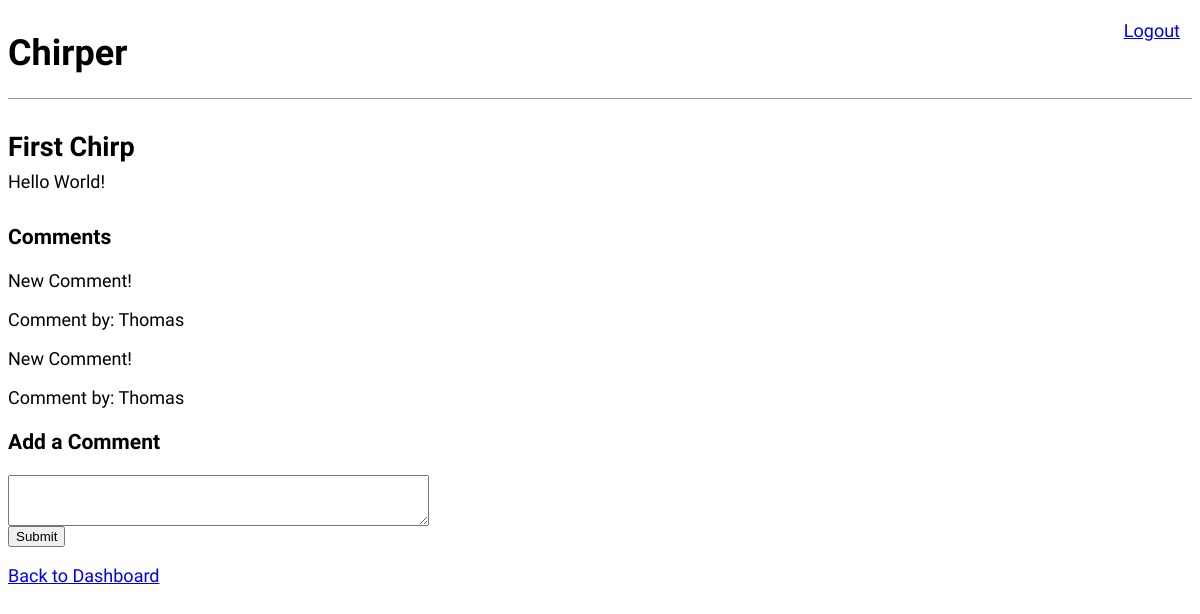
/post/1/, run on an earlier commit of the app's database.
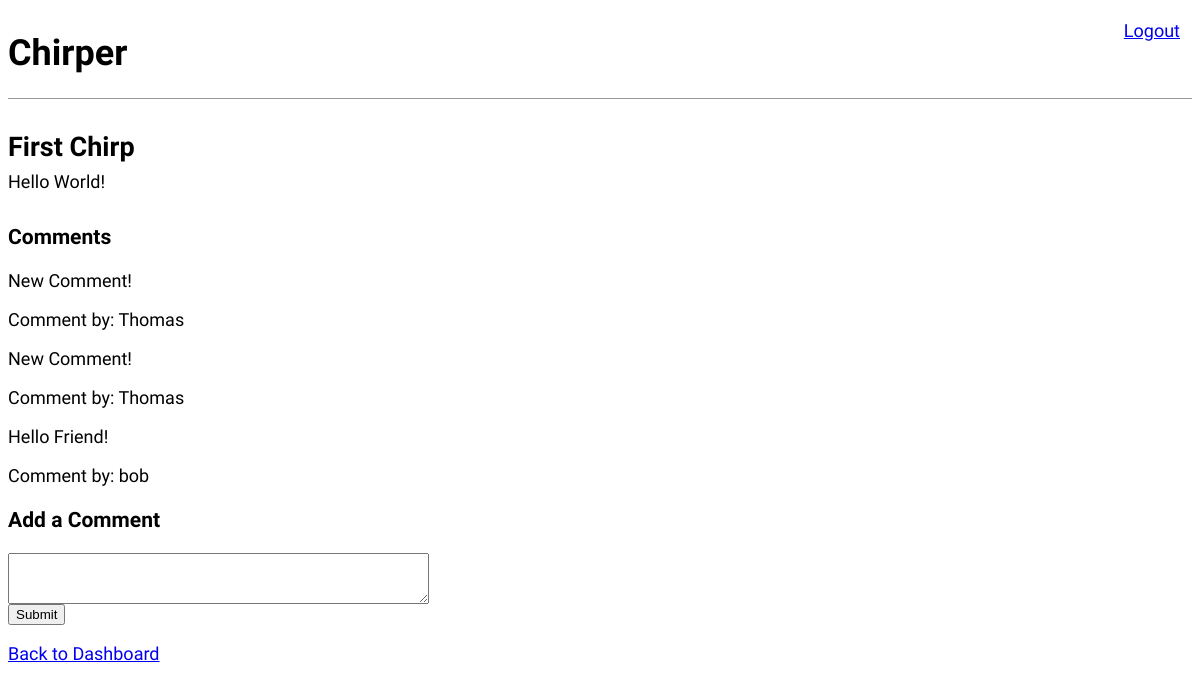
And on a later commit of the database.
### chirper/models.py (models this page shows, shortened)
class Comment(models.Model):
    chirper = models.ForeignKey("auth.User", on_delete=models.CASCADE)
    chirp = models.ForeignKey("Chirp", on_delete=models.CASCADE)
    body = models.TextField()

### chirper/views.py (the view)
# urls.py: path("post/<int:pk>/", ChirpDetailView.as_view(), name="chirp_detail"),
class ChirpDetailView(DetailView):
    model = Chirp
    template_name = "chirp_detail.html"

### templates/chirp_detail.html (shortened to what this page needs)
{% extends "base.html" %}
{% block content %}
<div class="chirp-entry">
    <h2>{{ chirp.title }}</h2>
    <p>{{ chirp.body }}</p>
</div>
<div class="comments-section">
    <h3>Comments</h3>
    {% for comment in chirp.comment_set.all %}
        <div class="comment">
            <p>{{ comment.body }}</p>
            <p>Comment by: {{ comment.chirper.username }}</p>
        </div>
    {% empty %}
        <p>No comments yet.</p>
    {% endfor %}
</div>
<div class="add-comment-form">
    <h3>Add a Comment</h3>
    <form method="post" action="{% url 'add_comment' chirp.pk %}">
        <textarea name="body" rows="3" cols="50"></textarea><br>
        <input type="submit" value="Submit">
    </form>
</div>
<div>
    <a href="{% url 'dashboard' %}">Back to Dashboard</a>
</div>
{% endblock content %}

What changed in the data, as far as the page shows it:
added Comment: body "Hello Friend!", chirper.username "bob"
